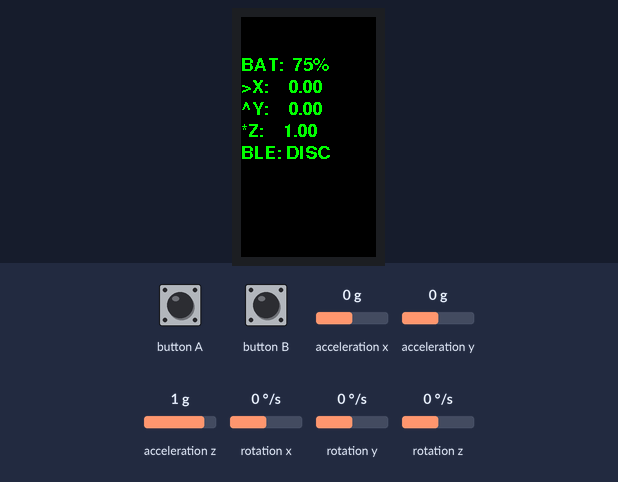
The sketch below on a simulated ESP32. Parts: 135×240 colour display. The test bench sets the inputs (shaded band); at power-on: acceleration x 0 g, acceleration y 0 g, acceleration z 1 g, rotation x 0 °/s, rotation y 0 °/s, rotation z 0 °/s. Nothing arrives over Bluetooth unless stated; a phone connects over Bluetooth LE 3 s after start.

Above: at 2.4 s.
2.5 s: acceleration x set to -1.4 g
At 5.2 s:
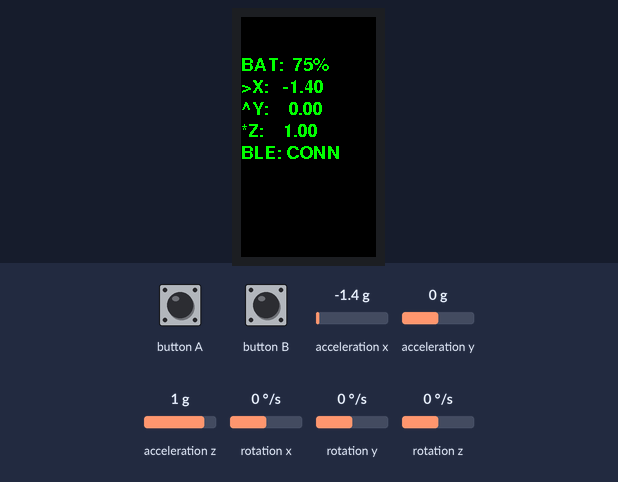
5.5 s: acceleration y set to -1.4 g
At 6.3 s:
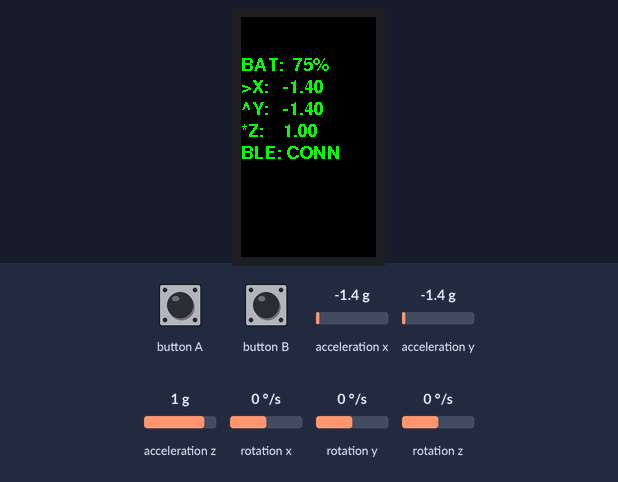
7.0 s: acceleration z set to -1.4 g
At 8.1 s:
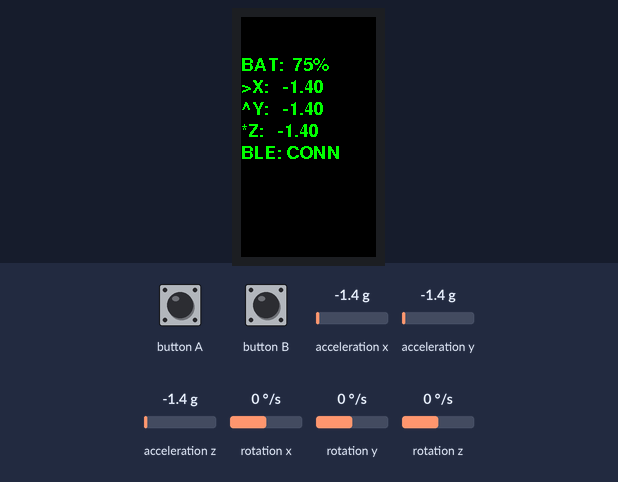
8.5 s: acceleration x set to -0.8 g
At 9.8 s:
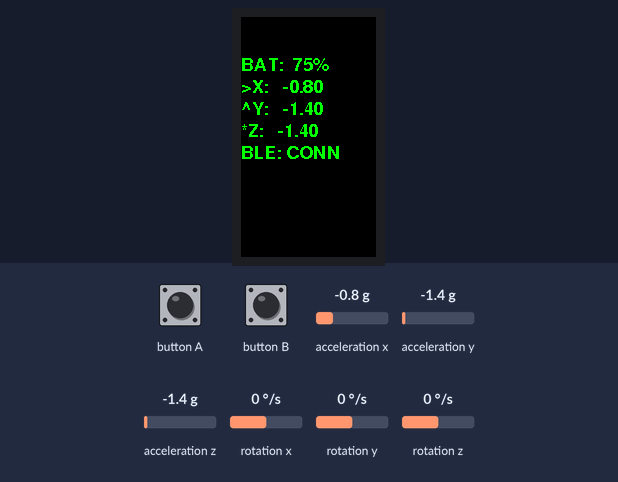
Timing chart, 0 to 11.0 s (numbered marks = the images above; inputs shaded):
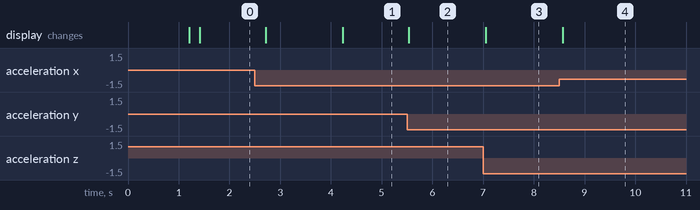

Measured:
- after the input at 2.5 s, the display: first changes after 0.22 s (image 1 shows a later state)
- after the input at 5.5 s, the display: changes at once (image 2)
- after the input at 7.0 s, the display: changes after 0.05 s (image 3)
- after the input at 8.5 s, the display: changes after 0.07 s (image 4)

The sketch:

sensor_bt.ino
```cpp
#include "M5StickCPlus2.h"
#include <BLEDevice.h>
#include <BLEServer.h>
#include <BLEUtils.h>
#include <BLE2902.h>

// UUID dla serwisu i charakterystyki
#define SERVICE_UUID        "4fafc201-1fb5-459e-8fcc-c5c9c331914b"
#define CHARACTERISTIC_UUID "beb5483e-36e1-4688-b7f5-ea07361b26a8"

#define BATCH_SIZE 10

// Struktura pojedynczej próbki (12 bajtów)
typedef struct {
    float x;
    float y;
    float z;
} imu_sample_t;

// Struktura paczki danych przesyłanej przez kolejkę (120 bajtów)
typedef struct {
    imu_sample_t samples[BATCH_SIZE];
} imu_batch_t;

// Globalne bufory i wskaźniki
imu_sample_t imuBatch[BATCH_SIZE];
volatile int sampleIndex = 0;

// Uchwyt do kolejki FreeRTOS
QueueHandle_t bleQueue;

// Zmienne współdzielone dla zadania ekranu (do podglądu, używamy volatile)
volatile float lastX = 0, lastY = 0, lastZ = 0;

// Stan BLE
BLEServer* pServer = NULL;
BLECharacteristic* pCharacteristic = NULL;
bool deviceConnected = false;
bool oldDeviceConnected = false;

// Zmienne czasowe dla rygorystycznego timera (Core 1)
const unsigned long imuInterval = 2000; // 5000 µs = 200 Hz
unsigned long lastImuTime = 0;

//Ekran
volatile bool screenEnabled = true;

// Callbacki serwera BLE do śledzenia stanu połączenia
class MyServerCallbacks: public BLEServerCallbacks {
    void onConnect(BLEServer* pServer) {
        deviceConnected = true;
    }
    void onDisconnect(BLEServer* pServer) {
        deviceConnected = false;
    }
};

// ---------------------------------------------------------
// ZADANIA FREERTOS (CORE 0)
// ---------------------------------------------------------

// Zadanie obsługi ekranu (Priorytet 1, Core 0)
void displayTask(void * pvParameters) {
    bool previousScreenState = true;

    StickCP2.Display.setTextColor(GREEN, BLACK);

    for (;;) {
        bool enabled = screenEnabled;

        if (enabled != previousScreenState) {
            StickCP2.Display.setBrightness(enabled ? 50 : 0);
            previousScreenState = enabled;
        }

        if (enabled) {
            int bat = StickCP2.Power.getBatteryLevel();

            StickCP2.Display.setCursor(0, 40);

            StickCP2.Display.printf(
                "BAT: %3d%%  \n"
                ">X: %7.2f  \n"
                "^Y: %7.2f  \n"
                "*Z: %7.2f  \n"
                "BLE: %-4s  \n",
                bat, lastX, lastY, lastZ,
                deviceConnected ? "CONN" : "DISC"
            );
        }

        vTaskDelay(pdMS_TO_TICKS(200));
    }
}

// Zadanie wysyłania paczek BLE (Priorytet 2, Core 0)
// Przejęcie wywołania notify(), aby zapobiec opóźnieniom odczytów w pętli loop()
void bleSendTask(void * pvParameters) {
    imu_batch_t batchToSend;
    for(;;) {
        // xQueueReceive usypia to zadanie do momentu pojawienia się danych w kolejce.
        // Czas oczekiwania portMAX_DELAY oznacza brak limitu (czeka w nieskończoność).
        // Dzięki temu zadanie nie zużywa cykli procesora, gdy czeka.
        if (xQueueReceive(bleQueue, &batchToSend, portMAX_DELAY) == pdPASS) {
            if (deviceConnected) {
                pCharacteristic->setValue((uint8_t*)&batchToSend, sizeof(imu_batch_t));
                pCharacteristic->notify(); // Może blokować, ale dzieje się to na Core 0
            }
        }
    }
}

// ---------------------------------------------------------
// INICJALIZACJA
// ---------------------------------------------------------

void setup() {
    auto cfg = M5.config();
    StickCP2.begin(cfg);
    StickCP2.Display.setBrightness(50);
    StickCP2.Display.setRotation(0);
    StickCP2.Display.setTextColor(GREEN);
    StickCP2.Display.setTextDatum(top_left);
    StickCP2.Display.setFont(&fonts::FreeSansBold9pt7b);
    StickCP2.Display.setTextSize(1);
    StickCP2.Display.println("Sample 500Hz");
    StickCP2.Display.println("BLE 50Hz");
    delay(1000);
    StickCP2.Display.clear();

    // Inicjalizacja BLE
    BLEDevice::init("M5Stick_IMU_BLE");
    pServer = BLEDevice::createServer();
    pServer->setCallbacks(new MyServerCallbacks());

    BLEService *pService = pServer->createService(SERVICE_UUID);

    // Utworzenie charakterystyki z właściwością NOTIFY
    pCharacteristic = pService->createCharacteristic(
                        CHARACTERISTIC_UUID,
                        BLECharacteristic::PROPERTY_NOTIFY
                      );

    // Descriptor wymagany do włączenia notyfikacji po stronie klienta
    pCharacteristic->addDescriptor(new BLE2902());

    pService->start();

    // Konfiguracja rozgłaszania
    BLEAdvertising *pAdvertising = BLEDevice::getAdvertising();
    pAdvertising->addServiceUUID(SERVICE_UUID);
    pAdvertising->setScanResponse(true);
    pAdvertising->setMinPreferred(0x0);
    BLEDevice::startAdvertising();

    // Utworzenie kolejki na 5 pełnych paczek (chroni przed gubieniem przy chwilowych lagach)
    bleQueue = xQueueCreate(5, sizeof(imu_batch_t));

    // Uruchomienie zadań na Core 0 (pętla loop działa domyślnie na Core 1)
    xTaskCreatePinnedToCore(bleSendTask, "BLESendTask", 4096, NULL, 2, NULL, 0);
    xTaskCreatePinnedToCore(displayTask, "DisplayTask", 4096, NULL, 1, NULL, 0);

    lastImuTime = micros();
}

// ---------------------------------------------------------
// PĘTLA GŁÓWNA (CORE 1) - TYLKO KRYTYCZNE ZBIERANIE DANYCH
// ---------------------------------------------------------

void loop() {
    StickCP2.update();
    if (StickCP2.BtnA.wasPressed()) {
        screenEnabled = !screenEnabled;
    }

    // Obsługa ponownego rozgłaszania (re-advertising) po rozłączeniu
    if (!deviceConnected && oldDeviceConnected) {
        pServer->startAdvertising();
        oldDeviceConnected = deviceConnected;
    }
    if (deviceConnected && !oldDeviceConnected) {
        oldDeviceConnected = deviceConnected;
    }

    unsigned long currentMicros = micros();

    // Rygorystyczny timer 2 ms (500 Hz) na Core 1
    if (currentMicros - lastImuTime >= imuInterval) {
        lastImuTime += imuInterval;

        if (StickCP2.Imu.update()) {
            auto data = StickCP2.Imu.getImuData();

            // Zapis do lokalnego bufora
            imuBatch[sampleIndex].x = data.accel.x;
            imuBatch[sampleIndex].y = data.accel.y;
            imuBatch[sampleIndex].z = data.accel.z;

            // Aktualizacja zmiennych do podglądu na ekranie
            lastX = data.accel.x;
            lastY = data.accel.y;
            lastZ = data.accel.z;

            sampleIndex++;

            // Po uzbieraniu BATCH_SIZE (10) próbek, delegujemy wysyłanie do Core 0
            if (sampleIndex >= BATCH_SIZE) {
                imu_batch_t newBatch;
                // Kopiowanie danych do nowej struktury wysyłanej do kolejki
                memcpy(newBatch.samples, (const void*)imuBatch, sizeof(imuBatch));

                // xQueueSend z parametrem 0 = NIE BLOKUJ.
                // Jeśli kolejka jest pełna, paczka przepada, ale utrzymujemy interwał 5ms dla nowych pomiarów.
                xQueueSend(bleQueue, &newBatch, 0);

                sampleIndex = 0;
            }
        }
    }
}
```
